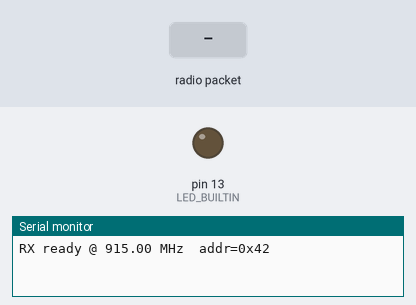
Recording of a sketch running on a simulated Arduino Uno, built for the host (arithmetic inside an expression is 32-bit, double 64-bit). Parts: output pins drawn as LEDs (lit = HIGH), the last lines printed to the serial monitor. The inputs (shaded band) are chosen by the test bench. No radio packets arrive unless stated; pins used as bus, display or sensor lines are not drawn.

Above: at 1.2 s.
1.3 s: radio packet "dev" arrives
At 2.5 s:
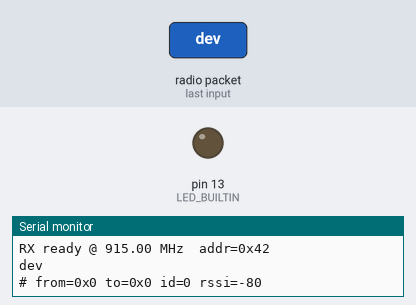
2.8 s: radio packet "}" arrives
At 3.7 s:
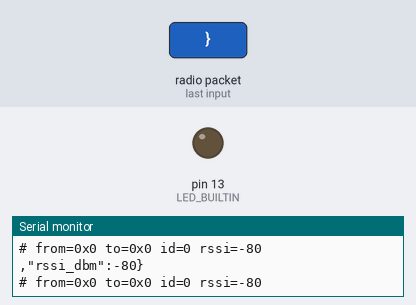
4.3 s: radio packet "1" arrives
At 4.8 s:
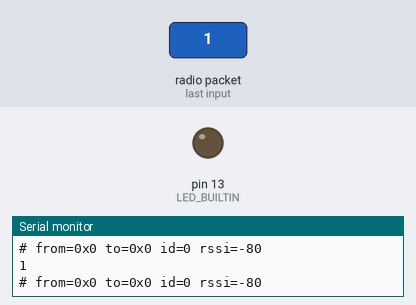
Timing chart, 0 to 7.3 s (numbered marks = the images above; inputs shaded):
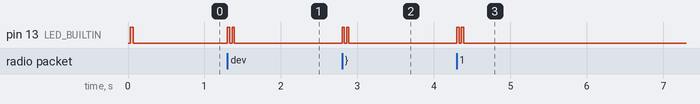

The sketch:

lora_rx.ino
```cpp
// Feather M0 LoRa (RFM95) — Simple RX: receive JSON, append rssi_dbm, forward to Pi
// The TX now includes a "sensor_type" field (one of "temperature", "soil", "camera").
// RX preserves the original JSON fields (including sensor_type) and only appends rssi_dbm.
// Libs: RadioHead (RH_RF95)

#include <SPI.h>
#include <RH_RF95.h>
#include <ctype.h>

// ------------ Build-time switches ------------
// MODE: "dev" (debug prints + forward) or "prod" (forward only)
#define MODE "dev"

// ------------ RFM95 wiring and radio params ------------
#define RFM95_CS   8
#define RFM95_RST  4
#define RFM95_INT  3
#define RF95_FREQ_MHZ 915.0

// ------------ Addressing (must match TX) ------------
#define MY_ADDR   0x42   // receiver's node ID (TX's DEST_ADDR)

RH_RF95 rf95(RFM95_CS, RFM95_INT);

// ------------ Helpers for switches ------------
static bool isDevMode() { return strcmp(MODE, "dev") == 0; }

// ------------ LED helpers ------------
static void doubleFlashLed() {
  digitalWrite(LED_BUILTIN, HIGH); delay(30); digitalWrite(LED_BUILTIN, LOW); delay(30);
  digitalWrite(LED_BUILTIN, HIGH); delay(30); digitalWrite(LED_BUILTIN, LOW);
}

// ------------ Radio reset ------------
static void hardResetRadio() {
  pinMode(RFM95_RST, OUTPUT);
  digitalWrite(RFM95_RST, HIGH); delay(10);
  digitalWrite(RFM95_RST, LOW);  delay(10);
  digitalWrite(RFM95_RST, HIGH); delay(10);
}

// ------------ Boot / power-on sequence ------------
static void powerOn() {
  pinMode(LED_BUILTIN, OUTPUT);
  digitalWrite(LED_BUILTIN, LOW);

  Serial.begin(115200);
  while (!Serial && millis() < 3000) {}

  hardResetRadio();
  if (!rf95.init()) {
    // Blink forever if radio init fails
    while (1) { digitalWrite(LED_BUILTIN, !digitalRead(LED_BUILTIN)); delay(100); }
  }

  rf95.setFrequency(RF95_FREQ_MHZ);
  rf95.setThisAddress(MY_ADDR);       // accept packets "to" me (or broadcast)
  // rf95.setModemConfig(RH_RF95::Bw125Cr45Sf128); // keep in sync w/ TX if you change it
  rf95.setModeRx();

  // Optional LED pulse on boot (dev only)
  if (isDevMode()) {
    digitalWrite(LED_BUILTIN, HIGH); delay(40); digitalWrite(LED_BUILTIN, LOW);
  }

  if (isDevMode()) {
    Serial.print("RX ready @ "); Serial.print(RF95_FREQ_MHZ);
    Serial.print(" MHz  addr=0x"); Serial.println(MY_ADDR, HEX);
  }
}

// Emit original JSON with an appended rssi_dbm field, without other modifications
// (preserves fields like sensor_type exactly as sent by TX)
static void forwardJsonWithRssi(const char* json, int16_t rssiDbm) {
  // Find the last non-space '}' and inject before it; else, emit raw JSON
  size_t len = strlen(json);
  size_t end = len;
  while (end > 0 && isspace((unsigned char)json[end - 1])) end--;
  if (end > 0 && json[end - 1] == '}') {
    // Print everything up to before the closing brace
    Serial.write((const uint8_t*)json, end - 1);
    Serial.print(",\"rssi_dbm\":");
    Serial.print((int)rssiDbm);
    Serial.println("}");
  } else {
    // Fallback: emit as-is
    Serial.println(json);
  }
}

// ------------ Relay: receive and forward ------------
static void relayData() {
  if (!rf95.available()) { delay(1); return; }

  uint8_t buf[RH_RF95_MAX_MESSAGE_LEN];
  uint8_t len = sizeof(buf);
  if (!rf95.recv(buf, &len)) { rf95.setModeRx(); return; }

  if (len >= sizeof(buf)) len = sizeof(buf) - 1;
  buf[len] = 0;                        // treat as C-string for emission
  const char* json = (const char*)buf;

  // RadioHead headers and link quality
  uint8_t from = rf95.headerFrom();
  uint8_t to   = rf95.headerTo();
  uint8_t id   = rf95.headerId();
  int16_t rssi = rf95.lastRssi();

  // Forward: original JSON + appended rssi_dbm
  forwardJsonWithRssi(json, rssi);

  // Optional compact debug line
  if (isDevMode()) {
    Serial.print("# from=0x"); Serial.print(from, HEX);
    Serial.print(" to=0x");   Serial.print(to,   HEX);
    Serial.print(" id=");     Serial.print(id);
    Serial.print(" rssi=");   Serial.println(rssi);
  }

  // LED activity indication: dev only; no LED in prod
  if (isDevMode()) {
    doubleFlashLed();
  }

  rf95.setModeRx(); // stay in RX after handling packet
}

void setup() {
  powerOn();
}

void loop() {
  relayData();
}
```

Measured:
- after the input at 1.3 s, pin 13 (LED_BUILTIN): alternates HIGH for 0.03 s and LOW for 0.03 s, 4 changes in all, then stays LOW, starting at once
- after the input at 2.8 s, pin 13 (LED_BUILTIN): alternates HIGH for 0.03 s and LOW for 0.03 s, 4 changes in all, then stays LOW, starting at once
- after the input at 4.3 s, pin 13 (LED_BUILTIN): alternates HIGH for 0.03 s and LOW for 0.03 s, 4 changes in all, then stays LOW, starting at once
